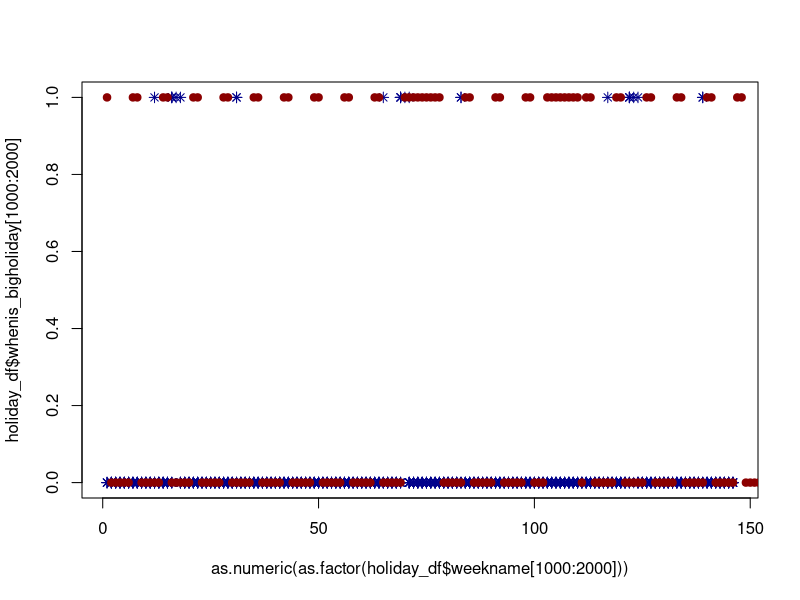

The R source for this figure: (Note: this script raises an error after producing the figure.)
###### Flu Forecasting Challenge ####### 

## title: "Holidays
## author: "Underdog"
## date: "19 October 2016"

# empty workspace
rm(list = ls())
script_name <- "school_holidays"

# libraries
library(tidyverse)
library(lubridate)
library(randomForest)
library(caret)
library(stringr)
# the timeDate package contains public holidays of countries (Christmas, Ester etc)
library(timeDate)

# List all holiday available
listHolidays()
# Seach in the holiday list 
listHolidays(pattern = "Thanks")
# get the current year
currentYear <- getRmetricsOptions("currentYear")

### make a timeline and then add presence and absence of holidays
# set start and end date
wday("2011-12-17") # I want to start with a sunday to capture complete weeks
week("2011-12-16");week("2011-12-17")
start_date <- ymd("2011-12-20")
week("2017-08-07")
end_date <- ymd("2017-08-07") # choose past flu season
# make a timeline with dates 
my_time_line <- (seq(start_date,end_date, by="day"))

# these are the big holidays#
my_years <- 2011:2017 # I choose gererously
#
christmas_e <- ChristmasEve(year = my_years) # you could add days before and after
christmas_d <- ChristmasDay(year = my_years) 
boxd <- BoxingDay(year = my_years) 
easter_s <- EasterSunday(year = my_years)
easter_m <- EasterMonday(year=my_years)
thanks_g <- USThanksgivingDay(year=my_years)
ny <- NewYearsDay(year = my_years) - 1
nyd <- NewYearsDay(year = my_years)

# vector for all big holidays
big_holidays <- c(christmas_e, christmas_d, boxd,
                  easter_s, easter_m, thanks_g, ny, nyd) # 4 dates each year
big_holidays <- as.Date(big_holidays)
#
whenis_bigholiday <- (my_time_line%in%big_holidays)
# get back all holidays 
my_time_line[whenis_bigholiday]
sum(whenis_bigholiday)
# make numeric
whenis_bigholiday <- as.numeric(whenis_bigholiday)

## get all the other holidays
# weekends and holidays =TRUE, else FALSE
whenis_daysoffwork <- isHoliday(as.timeDate(my_time_line), holidays = holidayNYSE(), wday=1:5)
table(whenis_daysoffwork)
whenis_daysoffwork <- as.numeric(as.vector(whenis_daysoffwork))

### kids out of school # this data starts 2011-12-25
# [https://www.feiertagskalender.ch/ferien.php?geo=3537&jahr=2012&hl=en] kids in school
schoolhols <- data.frame(dates = c("start","end"))
# christmas
schoolhols$chin2011 <- c("2011-12-25","2012-01-01")
schoolhols$chin2012 <- c("2012-12-25","2013-01-01")
schoolhols$chin2013 <- c("2013-12-25","2014-01-01")
schoolhols$chin2014 <- c("2014-12-25","2015-01-01")
schoolhols$chin2015 <- c("2015-12-21","2016-01-01") # different
schoolhols$chin2016 <- c("2016-12-19","2017-01-02") # different
schoolhols$chin2017 <- c("2017-12-18","2018-01-02") # different
# winter
schoolhols$wiin2012 <- c("2012-02-20","2012-02-26")
schoolhols$wiin2013 <- c("2013-02-18","2013-02-24")
schoolhols$wiin2014 <- c("2014-02-17","2014-02-23")
schoolhols$wiin2015 <- c("2015-02-16","2015-02-20")
schoolhols$wiin2016 <- c("2016-02-15","2016-02-19")
schoolhols$wiin2017 <- c("2017-02-13","2017-02-17")
# spring
schoolhols$spin2012 <- c("2012-04-09","2012-04-15")
schoolhols$spin2013 <- c("2013-04-08","2013-04-14")
schoolhols$spin2014 <- c("2014-04-14","2014-04-20")
schoolhols$spin2015 <- c("2015-03-25","2015-03-29")
schoolhols$spin2016 <- c("2016-03-25","2016-04-08") # now call it Easter holiday
schoolhols$spin20162 <- c("2016-05-30","2016-06-03") # also Spring
schoolhols$spin2017 <- c("2017-04-10","2017-04-21") # Easter
schoolhols$spin20172 <- c("2017-05-29","2017-06-02") # Spring time
# mayday
schoolhols$mayday2016 <- c("2016-05-02")
schoolhols$mayday2017 <- c("2017-05-01")
# Summer
schoolhols$suin2012 <- c("2012-06-03","2012-08-26")
schoolhols$suin2013 <- c("2013-06-03","2013-08-25")
schoolhols$suin2014 <- c("2014-06-02","2014-08-24")
schoolhols$suin2015 <- c("2015-06-22","2015-08-31")
schoolhols$suin2016 <- c("2016-06-20","2016-08-31")
schoolhols$suin2017 <- c("2017-07-24","2017-09-01")
# Autumn
schoolhols$auin2012 <- c("2012-11-19","2012-11-25")
schoolhols$auin2013 <- c("2013-11-25","2013-12-01")
schoolhols$auin2014 <- c("2014-11-24","2014-11-30")
schoolhols$auin2015 <- c("2015-10-26","2015-10-30")
schoolhols$auin2016 <- c("2016-10-24","2016-10-28")
schoolhols$auin2017 <- c("2017-10-23","2017-10-27")
#
# 
diff_hols <- dim(schoolhols)[2]
# initiate holiday time
holiday_time <- as.Date(NA)
# collect all the school holidays
for (i in (2:diff_hols)){
  hol_start <- ymd(schoolhols[1,i]) 
  hol_end <- ymd(schoolhols[2,i])
  hol_seq <- seq(hol_start, hol_end, by="day")
  holiday_time <- c(holiday_time, hol_seq)
}
# remove NA
holiday_time <- holiday_time[!is.na(holiday_time)]
# make timeline vector
whenis_schoolfree <- as.numeric(my_time_line%in%holiday_time)

# put into dataframe
holiday_df <- data.frame(time_line=my_time_line,
                         weekday=weekdays(x=my_time_line),
                         whenis_bigholiday=whenis_bigholiday, 
                         whenis_daysoffwork=whenis_daysoffwork,
                         whenis_schoolfree=whenis_schoolfree,
                         year=year(my_time_line),
                         week=week(my_time_line)) %>%
  mutate(whenare_kidsoff=as.numeric(whenis_daysoffwork==1|whenis_schoolfree==1)) %>% 
  mutate(weekname = paste(year,str_pad(week, 2, pad = "0"),sep="-"))
# plot
plot(as.numeric(as.factor(holiday_df$weekname[1000:2000])),holiday_df$whenis_bigholiday[1000:2000],pch=8,col="darkblue")
points(holiday_df$whenare_kidsoff[1000:2000],col="darkred",pch=19)

##############################
# bin into week
holiday_perweek <- holiday_df %>% 
  group_by(weekname) %>% 
  summarise(big_holidays=as.numeric(any(whenis_bigholiday==1)),
            inschool=as.numeric(sum(whenare_kidsoff==0)))


########################################
#### save & load
savename <- paste0("./Data/", script_name, ".Rda")
save(holiday_perweek,file = savename)




